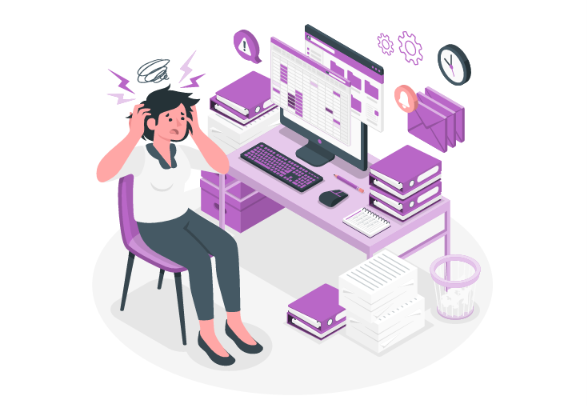
#> input picture src/assets/illustrations/storyset/stress-amico-overwhelmed.png, 587 x 407 px
$ python visual_agent.py ../src/assets/illustrations/storyset/stress-amico-overwhelmed.png   (older library calls are emulated)
#> lines starting #> are read from the running program, lines starting #| are printed output that depends on the picture
import cv2
import numpy as np
import sys
import json
import os

def detect_sharpness(gray):
    # Laplacian variance for blur detection
    laplacian_var = cv2.Laplacian(gray, cv2.CV_64F).var()
    # Normalize roughly 0-100 (300+ is very sharp)
    score = min(100, max(0, (laplacian_var / 300.0) * 100))
    return float(score)

def detect_compression_artifacts(gray):
    # Analyze 8x8 DCT block boundaries to detect JPEG artifacts
    H, W = gray.shape
    if H < 16 or W < 16:
        return 100.0

    block_grad = 0
    rand_grad = 0
    block_count = 0
    rand_count = 0

    gray = gray.astype(np.float32)

    # Check gradients at 8x8 block boundaries vs random locations
    for y in range(8, H - 8, 8):
        for x in range(8, W - 8, 8):
            diff = abs(gray[y, x] - gray[y, x-1]) + abs(gray[y, x] - gray[y-1, x])
            block_grad += diff
            block_count += 1

            # Random offset point
            rand_diff = abs(gray[y+4, x+4] - gray[y+4, x+3]) + abs(gray[y+4, x+4] - gray[y+3, x+4])
            rand_grad += rand_diff
            rand_count += 1

    avg_block = block_grad / max(1, block_count)
    avg_rand = rand_grad / max(1, rand_count)

    ratio = avg_block / max(1, avg_rand)

    # Ratio > 1.4 suggests artifacts. Normalize to 0-100
    if ratio <= 1.1:
        score = 100
    elif ratio <= 1.4:
        score = 80
    elif ratio <= 1.8:
        score = 50
    else:
        score = 20

    return float(score)

def detect_brightness_contrast(gray):
    mean_brightness = np.mean(gray)

    # RMS contrast
    std = np.std(gray)
    rms_contrast = std / 128.0

    brightness_score = 100
    if mean_brightness < 80:
        brightness_score -= (80 - mean_brightness) * 0.8
    elif mean_brightness > 180:
        brightness_score -= (mean_brightness - 180) * 0.8

    contrast_score = min(100, max(0, rms_contrast * 100 / 0.3))

    return max(0, brightness_score), float(contrast_score)

def detect_clipping(gray):
    total_pixels = gray.size
    white_clip = np.sum(gray >= 252) / total_pixels
    black_clip = np.sum(gray <= 3) / total_pixels

    return float(white_clip * 100), float(black_clip * 100)

def wcag_contrast_ratio(lum1, lum2):
    l1 = max(lum1, lum2)
    l2 = min(lum1, lum2)
    return (l1 + 0.05) / (l2 + 0.05)

def extract_colors(image, k=3):
    try:
        # Downsample for speed
        small_img = cv2.resize(image, (100, 100))
        # Convert BGR to RGB
        img_rgb = cv2.cvtColor(small_img, cv2.COLOR_BGR2RGB)

        # Reshape to list of pixels
        pixels = img_rgb.reshape((-1, 3)).astype(np.float32)

        # K-Means
        criteria = (cv2.TERM_CRITERIA_EPS + cv2.TERM_CRITERIA_MAX_ITER, 10, 1.0)
        _, labels, centers = cv2.kmeans(pixels, k, None, criteria, 10, cv2.KMEANS_RANDOM_CENTERS)

        centers = np.uint8(centers)

        # Get palette as hex strings
        palette = [f"#{c[0]:02x}{c[1]:02x}{c[2]:02x}" for c in centers]

        # Convert centers to HSV to find dominant hue and warmth
        centers_hsv = cv2.cvtColor(centers.reshape(k, 1, 3), cv2.COLOR_RGB2HSV)

        # Calculate warmth: % of pixels that are red/orange/yellow
        # HSV Hue ranges: Red (0-15, 165-180), Orange/Yellow (15-45)
        # Roughly Hue < 45 or Hue > 160 is warm
        img_hsv = cv2.cvtColor(small_img, cv2.COLOR_BGR2HSV)
        hues = img_hsv[:, :, 0]
        warm_pixels = np.sum((hues < 45) | (hues > 160))
        warmth = (warm_pixels / hues.size) * 100

        # Find dominant hue
        counts = np.bincount(labels.flatten())
        dominant_idx = np.argmax(counts)
        dominant_hue = int(centers_hsv[dominant_idx, 0, 0] * 2) # multiply by 2 for standard 0-360 deg

        # Harmony type (simple heuristic)
        h_vals = centers_hsv[:, 0, 0] * 2
        if len(h_vals) > 1:
            max_diff = max([abs(int(h_vals[i]) - int(h_vals[j])) for i in range(len(h_vals)) for j in range(i+1, len(h_vals))])
            if max_diff > 180:
                max_diff = 360 - max_diff

            if max_diff < 40:
                harmony = "analogous"
            elif max_diff > 120 and max_diff < 240:
                harmony = "complementary"
            else:
                harmony = "discordant"
        else:
            harmony = "analogous"

        return palette, dominant_hue, harmony, float(warmth)
    except Exception as e:
        return [], 0, "analogous", 50.0

def analyze_image(image_path):
    if not os.path.exists(image_path):
        return {"error": "File not found"}

    image = cv2.imread(image_path)
#> image is the input picture: shape (407, 587, 3); mean B, G, R 233.5, 225, 232.6
    if image is None:
        return {"error": "Invalid image"}

    gray = cv2.cvtColor(image, cv2.COLOR_BGR2GRAY)
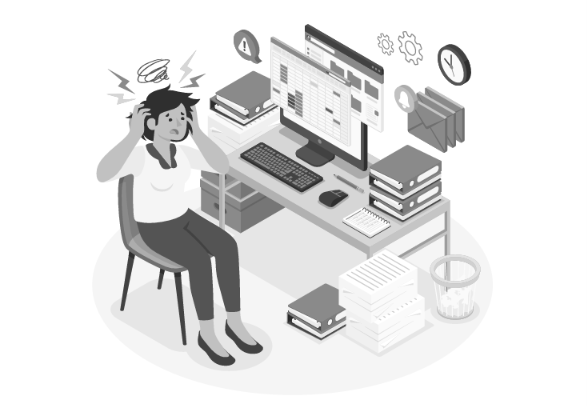
#> gray: shape (407, 587); min 42, max 255, mean 228.2

    # 1. Sharpness
    sharpness_score = detect_sharpness(gray)
#> in detect_sharpness, `laplacian_var = cv2.Laplacian(gray, cv2.CV_64F).var()`: laplacian_var = 744
#> in detect_sharpness, `score = min(100, max(0, (laplacian_var / 300.0) * 100))`: score = 100
#> sharpness_score = 100

    # 2. Compression Artifacts
    artifacts_score = detect_compression_artifacts(gray)
#> after the loop in detect_compression_artifacts, `for y in range(8, H - 8, 8):`: block_count = 3528; block_grad = 27650; rand_count = 3528; rand_grad = 23825
#> in detect_compression_artifacts, `avg_block = block_grad / max(1, block_count)`: avg_block = 7.84
#> in detect_compression_artifacts, `avg_rand = rand_grad / max(1, rand_count)`: avg_rand = 6.75
#> in detect_compression_artifacts, `ratio = avg_block / max(1, avg_rand)`: ratio = 1.16
#> artifacts_score = 80

    # 3. Brightness & Contrast
    brightness_score, contrast_score = detect_brightness_contrast(gray)
#> in detect_brightness_contrast, `mean_brightness = np.mean(gray)`: mean_brightness = 228.2
#> in detect_brightness_contrast, `std = np.std(gray)`: std = 49.68
#> in detect_brightness_contrast, `rms_contrast = std / 128.0`: rms_contrast = 0.388
#> in detect_brightness_contrast, `brightness_score -= (mean_brightness - 180) * 0.8`: brightness_score = 61.42
#> in detect_brightness_contrast, `contrast_score = min(100, max(0, rms_contrast * 100 / 0.3))`: contrast_score = 100
#> brightness_score = 61.42; contrast_score = 100

    # 4. Clipping
    white_clip, black_clip = detect_clipping(gray)
#> in detect_clipping, `white_clip = np.sum(gray >= 252) / total_pixels`: white_clip = 0.549
#> in detect_clipping, `black_clip = np.sum(gray <= 3) / total_pixels`: black_clip = 0
#> white_clip = 54.91; black_clip = 0

    # 5. Global Contrast (WCAG estimate)
    min_val, max_val, _, _ = cv2.minMaxLoc(gray)
#> min_val = 42; max_val = 255
    lum_max = (max_val / 255.0) ** 2.2
#> lum_max = 1
    lum_min = (min_val / 255.0) ** 2.2
#> lum_min = 0.0189
    wcag_ratio = wcag_contrast_ratio(lum_max, lum_min)
#> in wcag_contrast_ratio, `l1 = max(lum1, lum2)`: l1 = 1
#> in wcag_contrast_ratio, `l2 = min(lum1, lum2)`: l2 = 0.0189
#> wcag_ratio = 15.24

    # Issues compilation
    issues = []
    if sharpness_score < 60:
        issues.append("Image is blurry. Use higher resolution or avoid compression.")
    if artifacts_score < 60:
        issues.append("Compression artifacts detected. Re-export at higher quality.")
    if white_clip > 2.0 or black_clip > 2.0:
        issues.append("Image has blown-out highlights or crushed shadows. Adjust exposure.")
    if wcag_ratio < 3.0:
        issues.append("Overall contrast is low. Important elements may blend into the background.")

    # Calculate overall visual score
    # sharpness 30%, contrast 25%, artifacts 25%, brightness 20%
    overall_score = (sharpness_score * 0.30) + (contrast_score * 0.25) + (artifacts_score * 0.25) + (brightness_score * 0.20)
#> overall_score = 87.28

    # Deduct points for clipping
    if white_clip > 2.0 or black_clip > 2.0:
        overall_score -= 15
#> overall_score = 72.28

    overall_score = max(0, min(100, overall_score))

    # Color analysis
    colorPalette, dominantHue, harmonyType, warmth = extract_colors(image)
#> in extract_colors, `small_img = cv2.resize(image, (100, 100))`:
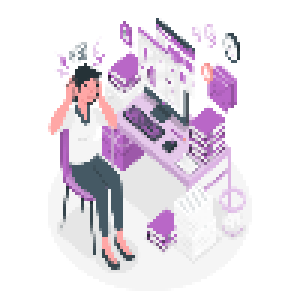
#> small_img: shape (100, 100, 3) (shown 3 times larger); mean B, G, R 233.5, 225, 232.6
#> in extract_colors, `_, labels, centers = cv2.kmeans(pixels, k, None, criteria, 10, cv2.KME..`: labels = 10000 values, max 2 at index 652, min 0 at index 741, mean 0.939; centers = [[194.5, 133.2, 189.3], [249.5, 248.3, 249.6], [71.7, 82.05, 95.78]]
#> in extract_colors, `centers = np.uint8(centers)`: centers = [[194, 133, 189], [249, 248, 249], [71, 82, 95]]
#> in extract_colors, `palette = [f"#{c[0]:02x}{c[1]:02x}{c[2]:02x}" for c in centers]`: palette = ['#c285bd', '#f9f8f9', '#47525f']
#> in extract_colors, `centers_hsv = cv2.cvtColor(centers.reshape(k, 1, 3), cv2.COLOR_RGB2HSV)`: centers_hsv = [[152, 80, 194], [150, 1, 249], [106, 64, 95]]
#> in extract_colors, `img_hsv = cv2.cvtColor(small_img, cv2.COLOR_BGR2HSV)`: img_hsv: shape (100, 100, 3); mean H, S, V 28.5, 16.3, 235.3
#> in extract_colors, `hues = img_hsv[:, :, 0]`:
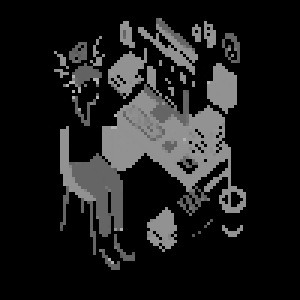
#> hues: shape (100, 100) (shown 3 times larger); min 0, max 179, mean 28.5
#> in extract_colors, `warm_pixels = np.sum((hues < 45) | (hues > 160))`: warm_pixels = 7854
#> in extract_colors, `warmth = (warm_pixels / hues.size) * 100`: warmth = 78.54
#> in extract_colors, `counts = np.bincount(labels.flatten())`: counts = [1192, 8227, 581]
#> in extract_colors, `dominant_idx = np.argmax(counts)`: dominant_idx = 1
#> in extract_colors, `dominant_hue = int(centers_hsv[dominant_idx, 0, 0] * 2)`: dominant_hue = 300
#> in extract_colors, `h_vals = centers_hsv[:, 0, 0] * 2`: h_vals = [48, 44, 212]
#> in extract_colors, `max_diff = max([abs(int(h_vals[i]) - int(h_vals[j])) for i in range(le..`: max_diff = 168
#> colorPalette = ['#c285bd', '#f9f8f9', '#47525f']; dominantHue = 300; harmonyType = 'complementary'; warmth = 78.54

    result = {
        "success": True,
        "score": round(overall_score, 1),
        "sharpness": round(sharpness_score, 1),
        "brightness": round(brightness_score, 1),
        "contrast": round(contrast_score, 1),
        "artifacts": round(artifacts_score, 1),
        "wcag_ratio": round(wcag_ratio, 2),
        "white_clip_pct": round(white_clip, 2),
        "black_clip_pct": round(black_clip, 2),
        "issues": issues,
        "color": {
            "colorPalette": colorPalette,
            "dominantHue": dominantHue,
            "harmonyType": harmonyType,
            "warmth": warmth,
            "contrastScore": round(contrast_score, 1)
        }
    }

    return result

if __name__ == "__main__":
    if len(sys.argv) < 2:
        print(json.dumps({"error": "No image path provided"}))
        sys.exit(1)

    image_path = sys.argv[1]
    result = analyze_image(image_path)
#> result = 11 items
    print(json.dumps(result))
#> (printed output is left out)
